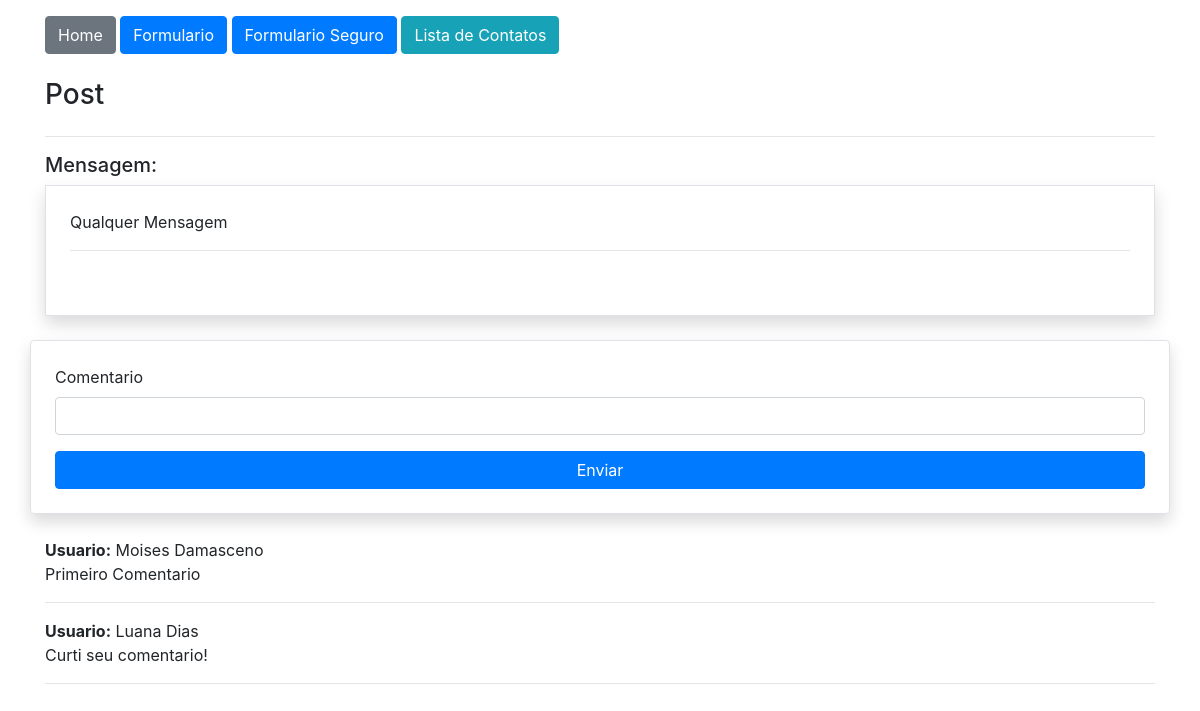
The app's page /post/1 (signed in) with its own data.
### app/models.py (models this page shows, shortened)
class Post(db.Model):
    id = db.Column(db.Integer, primary_key=True)
    mensagem = db.Column(db.String, nullable=True)
    imagem = db.Column(db.String, nullable=True, default='default.png')
    user_id = db.Column(db.Integer, db.ForeignKey('user.id'), nullable=True)
    comentarios = db.relationship('PostComentarios', backref='post', lazy=True)

class PostComentarios(db.Model):
    id = db.Column(db.Integer, primary_key=True)
    comentario = db.Column(db.String, nullable=True)
    user_id = db.Column(db.Integer, db.ForeignKey('user.id'), nullable=True)
    post_id = db.Column(db.Integer, db.ForeignKey('post.id'), nullable=True)

class User(db.Model, UserMixin):
    id = db.Column(db.Integer, primary_key=True)
    nome = db.Column(db.String, nullable=True)
    sobreNome = db.Column(db.String, nullable=True)
    email = db.Column(db.String, nullable=True)
    senha = db.Column(db.String, nullable=True)
    posts = db.relationship('Post', backref='user', lazy=True)
    post_comentarios = db.relationship('PostComentarios', backref='user', lazy=True)

### app/views.py (the view)
@app.route("/post/<int:id>", methods=['GET', 'POST'])
@login_required
def PostDetalhe(id):
    post = Post.query.get(id)
    form = PostComentarioForm()
    if form.validate_on_submit():
        form.save(current_user.id, id)
        return redirect(url_for('PostDetalhe', id=id))
    return render_template('post.html', post=post, form=form)

### app/forms.py (shortened to what this page needs)
class PostComentarioForm(FlaskForm):
    comentario = StringField('Comentario', validators=[DataRequired()])
    btnSubmit = SubmitField('Enviar')

### app/models.py (called while the page is built)
@login_manager.user_loader
def load_user(user_id):
    return User.query.get(user_id)

### app/templates/post.html (shortened to what this page needs)
{% extends 'base.html' %}
{% block content %}
    <div class="container">
        {% include 'nav.html' %}
        <div class="row col-9 mt-4">
            <h3>Post</h3>
        </div>
        <hr>
        <div class="row">
            <div class="col-12">
                <h5>Mensagem:</h5>
                <div class="col-12 border ronded p-4 shadow">
                    {{post.mensagem}}
                    <hr>
                </div>
            </div>
            <div class="col-12 mt-3">
                <form action="" method="post" class="row mt-2 p-4 rounded border shadow">
                    {{form.comentario.label()}}
                    {{form.comentario(class="form-control")}}
                    {{form.btnSubmit(class="btn btn-primary col-12 mt-3")}}
                </form>
            </div>
            <div class="col-12 mt-4">
                {% for c in post.comentarios %}
                    <p>
                        <b>Usuario:</b> {{c.user.nome}} {{c.user.sobreNome}} <br>
                        {{c.comentario}}
                    </p>
                    <hr>
                {% endfor %}
            </div>
        </div>
    </div>
{% endblock %}

### records on screen
Post: mensagem "Qualquer Mensagem"
PostComentarios: user.nome "Moises", user.sobreNome "Damasceno", comentario "Primeiro Comentario"
PostComentarios: user.nome "Luana", user.sobreNome "Dias", comentario "Curti seu comentario!"
